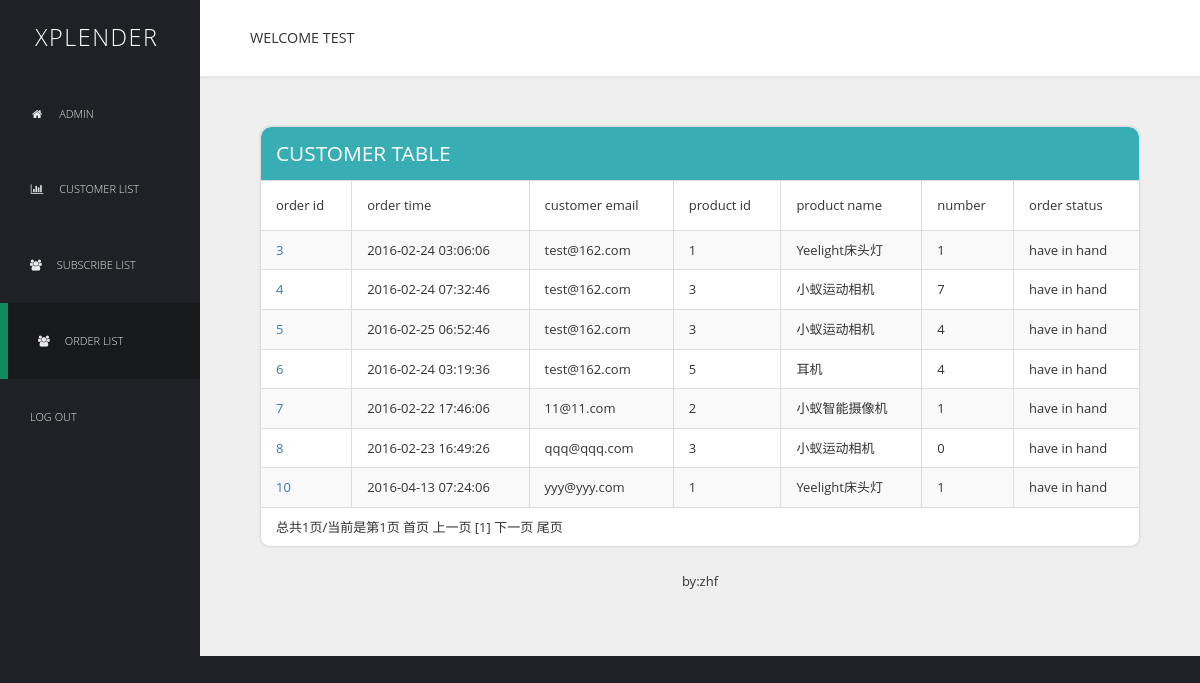
Page /xplender-master/bakcstage/order.php (signed in) on the committed database.
### tables this page shows
CREATE TABLE IF NOT EXISTS `xplender_order` (
  `order_id` int(10) unsigned NOT NULL AUTO_INCREMENT,
  `customer_id` int(10) unsigned NOT NULL,
  `product_name` varchar(100) NOT NULL,
  `order_number` int(10) unsigned NOT NULL,
  `order_postage` decimal(10,2) NOT NULL,
  `order_total` decimal(10,2) NOT NULL,
  `paypal` varchar(10) NOT NULL,
  `order_time` int(10) unsigned NOT NULL,
  `order_company` varchar(50) DEFAULT NULL,
  `logistics_number` int(20) DEFAULT NULL,
  `logistics_status` varchar(50) NOT NULL DEFAULT 'Order picking',
  `order_status` varchar(50) NOT NULL DEFAULT 'have in hand',
  PRIMARY KEY (`order_id`),
  KEY `customer_id` (`customer_id`),
  KEY `product_name` (`product_name`)
);

CREATE TABLE IF NOT EXISTS `xplender_customer` (
  `customer_id` int(10) unsigned NOT NULL AUTO_INCREMENT,
  `customer_email` varchar(50) NOT NULL,
  `customer_password` varchar(50) NOT NULL,
  `customer_offers` enum('yes','no') NOT NULL DEFAULT 'yes',
  `customer_fullName` varchar(50) NOT NULL,
  `customer_phone` int(50) NOT NULL,
  `customer_c_address` varchar(100) NOT NULL,
  `customer_p_address` varchar(100) DEFAULT NULL,
  `customer_city` varchar(50) NOT NULL,
  `customer_state` varchar(100) NOT NULL,
  `customer_zip` varchar(50) NOT NULL,
  `customer_country` varchar(100) NOT NULL,
  PRIMARY KEY (`customer_id`),
  UNIQUE KEY `customer_email` (`customer_email`)
);

CREATE TABLE IF NOT EXISTS `xplender_product` (
  `product_id` int(10) unsigned NOT NULL AUTO_INCREMENT,
  `product_name` varchar(100) NOT NULL,
  `product_illustration` varchar(200) DEFAULT NULL,
  `product_explain` varchar(200) DEFAULT NULL,
  `product_price` decimal(10,2) NOT NULL,
  `product_number` int(50) NOT NULL,
  `product_url` varchar(100) NOT NULL,
  `images_url` varchar(100) NOT NULL,
  PRIMARY KEY (`product_id`),
  UNIQUE KEY `product_name` (`product_name`),
  UNIQUE KEY `product_url` (`product_url`)
);

### xplender-master/core/admin.inc.php (called while the page is built, shortened)
<?php
function getProductPage($page,$pageSize=2,$table,$where=null){
  $where=$where==null?null:" where ".$where;
  $sql="select * from {$table} {$where}";
  $totalRows=getResultNum($sql);
  $totalPage=ceil($totalRows/$pageSize);
  if($page>=$totalPage)$page=$totalPage;
  $offset=($page-1)*$pageSize;
  $sql="select * from {$table} {$where} limit {$offset},{$pageSize}";
  $rows=fetchAll($sql);
  return $rows;
}

### xplender-master/lib/mysql.func.php (called while the page is built, shortened)
<?php
  function fetchOne($sql,$result_type=MYSQL_ASSOC){
	$result=mysql_query($sql);
	$row=mysql_fetch_array($result,$result_type);
	return $row;
  }
  function fetchAll($sql,$result_type=MYSQL_ASSOC){
    $result=mysql_query($sql);
    while(@$row=mysql_fetch_array($result,$result_type)){
      $rows[]=$row;
    };
    return $rows;
  }
  function getResultNum($sql){
    $result=mysql_query($sql);
	return mysql_num_rows($result);
  }

### xplender-master/lib/common.func.php (called while the page is built, shortened)
<?php
function SCInformation($table,$where=null){
	$where=$where==null?null:" where ".$where;
	$sql="select * from {$table} {$where}";
	$row=fetchOne($sql);
	return $row;
}

### xplender-master/bakcstage/order.php (the view, shortened to what this page needs)
<?php
require_once '../include.php';
$pageSize=100;
$page=@$_REQUEST['page']?(int)$_REQUEST['page']:1;
$rows=getProductPage($page,$pageSize,"xplender_order");
?>
<!DOCTYPE html>
<html lang="en">
  <head>
    <link href="css/font-awesome.min.css" rel="stylesheet">
    <link href="css/bootstrap.min.css" rel="stylesheet">
    <link href="css/templatemo-style.css" rel="stylesheet">
  </head>
  <body>
    <div class="templatemo-flex-row">
      <div class="templatemo-sidebar" style="width:200px;">
        <header class="templatemo-site-header">
          <h1>xplender</h1>
        </header>
        <nav class="templatemo-left-nav" style="font-size:10px;">
          <ul>
            <li><a href="admin.php" ><i class="fa fa-home fa-fw"></i>admin</a></li>
            <li><a href="customer.php"><i class="fa fa-bar-chart fa-fw"></i>customer list</a></li>
            <li><a href="subscribe.php"><i class="fa fa-users fa-fwi"></i>Subscribe list</a></li>
			<li><a href="#" class="active"><i class="fa fa-users fa-fwi"></i>order list</a></li>
            <li><a href="../doAction.php?act=logout">log out</a></li>
          </ul>
        </nav>
      </div>
      <div class="templatemo-content col-1 light-gray-bg">
        <div class="templatemo-top-nav-container">
          <div class="row">
            <nav class="templatemo-top-nav col-lg-12 col-md-12">
              <ul class="text-uppercase">
				<li>Welcome <?php echo $_SESSION['login_admin_name']; ?></li>
              </ul>
            </nav>
          </div>
        </div>
        <div class="templatemo-content-container">
		  <div class="templatemo-flex-row flex-content-row">
			<div class="col-1">
              <div class="panel panel-default templatemo-content-widget white-bg no-padding templatemo-overflow-hidden">
                <div class="panel-heading templatemo-position-relative"><h2 class="text-uppercase">Customer Table</h2></div>
                <div class="table-responsive">
                  <table class="table table-striped table-bordered">
                    <thead>
                      <tr>
					    <td>order id</td>
						<td>order time</td>
                        <td>customer email</td>
                        <td>product id</td>
						<td>product name</td>
						<td>number</td>
						<td>order status</td>
                      </tr>
                    </thead>
                    <tbody>
                      <?php foreach($rows as $row): ?>
						    <tr>
								<td><?php echo "<a href='order_details.php?order_id={$row['order_id']}'>{$row['order_id']}</a>"; ?></td>
								<td><?php
								    $time=date("Y-m-d H:i:s",$row['order_time']);
						            echo $time;
								?></td>
								<td><?php
								    $customer_row=SCInformation("xplender_customer","customer_id='{$row['customer_id']}'");
								    echo $customer_row['customer_email'];
								?></td>
								<td><?php
								    $product_row=SCInformation("xplender_product","product_name='{$row['product_name']}'");
									echo $product_row['product_id'];
								?></td>
								<td><?php echo $row['product_name']; ?></td>
								<td><?php echo $row['order_number']; ?></td>
                                <td><?php echo $row['order_status']; ?></td>
							</tr>
							<?php endforeach; ?>
							<?php if($rows>$pageSize):?>
							<tr>
							    <td colspan="10" class="no-padding-right"><?php echo showPage($page,$totalPage);?></td>
							</tr>
							<?php endif;?>
                    </tbody>
                  </table>
                </div>
              </div>
            </div>
          </div>
		  <footer class="text-center">
            <p>by:zhf</p>
          </footer>
        </div>
      </div>
    </div>
  </body>
</html>

### xplender-master/bakcstage/css/templatemo-style.css (style rules this page uses)
* { font-family: 'Open Sans', sans-serif; }
body { font-size: 13px; }
body, .templatemo-left-nav { background: #1f2124; }
h1, h2, h3 { margin: 0; }
h2 { font-size: 1.6em; }
ul { list-style-type: none; margin: 0; padding: 0; }
nav li { font-size: 1.1em; list-style: none; text-transform: uppercase; }
.templatemo-position-relative { position: relative; }
.white-bg { background-color: white; }
.light-gray-bg { background-color: #efefef; }
footer { padding: 15px; }
.templatemo-sidebar { width: 300px; }
.templatemo-site-header { margin: 25px 30px; }
.templatemo-site-header h1 { color: white; display: inline-block; font-size: 1.8em; font-weight: 300; letter-spacing: 1.5px; margin: 0 5px; text-transform: uppercase; vertical-align: middle; }
.templatemo-left-nav li { font-weight: 300; }
.templatemo-left-nav a.active, .templatemo-left-nav a:hover { background: #18191b; border-left: 8px solid #13895F; }
.templatemo-left-nav a { color: #e9e9ea; display: block; padding: 30px; transition: all 0.3s ease; }
.templatemo-left-nav .fa { margin-right: 15px; }
.templatemo-top-nav-container { background-color: white; padding: 28px 50px; box-shadow: 0px 0px 2px 2px rgba(161, 159, 159, 0.18); }
.templatemo-top-nav li { float: left; list-style: none; }
.templatemo-content { margin-top: 0px; min-height: 600px; padding: 0; overflow-x: hidden; }
.templatemo-content-container { padding: 40px 50px; }
.templatemo-flex-row { display: -webkit-flex; display: -ms-flexbox; display: flex; }
.col-1 { -webkit-flex: 1; -ms-flex: 1; flex: 1; }
.templatemo-content-widget { border-radius: 10px; padding: 30px; position: relative; margin: 10px; box-shadow: 0px 0px 1px 1px rgba(161, 159, 159, 0.1); }
.templatemo-content-widget.no-padding { padding: 0; }
.panel-default>.panel-heading { background-color: #39ADB4; border-top-left-radius: 10px; border-top-right-radius: 10px; color: white; padding: 15px; }
.panel { border-radius: 10px; }
.table { margin-bottom: 0; }
.table>tbody>tr>td { padding: 10px 15px; }
.table>thead>tr>td { padding: 15px; }
.templatemo-overflow-hidden { overflow: hidden; }
.panel>.table-responsive:last-child>.table:last-child, .panel>.table:last-child { border-bottom-right-radius: 10px; border-bottom-left-radius: 10px; }
@media only screen and (min-width: 768px) { .templatemo-left-nav { display: block !important; } }

### rows in the picture
xplender_order: order_id "3", order_time "2016-02-24 03:06:06", customer.customer_email "test@162.com", xplender_product.product_id "1", product_name "Yeelight床头灯", order_number "1", order_status "have in hand"
xplender_order: order_id "4", order_time "2016-02-24 07:32:46", customer.customer_email "test@162.com", xplender_product.product_id "3", product_name "小蚁运动相机", order_number "7", order_status "have in hand"
xplender_order: order_id "5", order_time "2016-02-25 06:52:46", customer.customer_email "test@162.com", xplender_product.product_id "3", product_name "小蚁运动相机", order_number "4", order_status "have in hand"
xplender_order: order_id "6", order_time "2016-02-24 03:19:36", customer.customer_email "test@162.com", xplender_product.product_id "5", product_name "耳机", order_number "4", order_status "have in hand"
xplender_order: order_id "7", order_time "2016-02-22 17:46:06", customer.customer_email "11@11.com", xplender_product.product_id "2", product_name "小蚁智能摄像机", order_number "1", order_status "have in hand"
xplender_order: order_id "8", order_time "2016-02-23 16:49:26", customer.customer_email "qqq@qqq.com", xplender_product.product_id "3", product_name "小蚁运动相机", order_number "0", order_status "have in hand"
xplender_order: order_id "10", order_time "2016-04-13 07:24:06", customer.customer_email "yyy@yyy.com", xplender_product.product_id "1", product_name "Yeelight床头灯", order_number "1", order_status "have in hand"

### other values in the picture
$_SESSION['login_admin_name'] "TEST"
showPage($page,$totalPage) "总共1页/当前是第1页"
